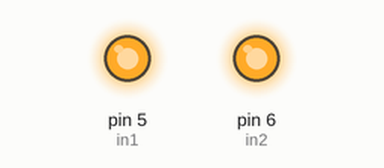
Recording of a sketch running on a simulated Arduino Uno, built with avr-gcc and run on an emulated ATmega328P. Shown: output pins drawn as LEDs (lit = HIGH).

Above: at 5.0 s.
At 15.0 s:
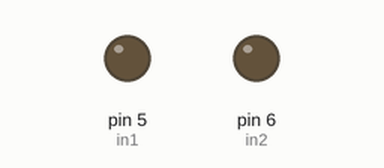
Timing chart, 0 to 26.0 s (numbered marks = the images above):
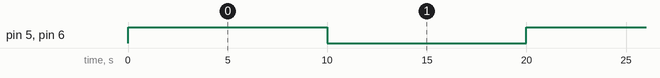

Measured:
- by itself, pin 5 (in1), pin 6 (in2): alternates HIGH for 10.0 s and LOW for 10.0 s

The sketch:

light_Schedules.ino
```cpp
  /*
  Lighting schedules
  Growth stage     Hours of light      Hours of darkness
  Seedling         16-24               8-0
  Clone            18-24               6-0
  Vegetative       18                  6
  Flowering        12                  12

  Watering time

  */
const int in1 = 5; //digital 5 pin
const int in2 = 6; //digital 6 pin

void setup() {
  // put your setup code here, to run once:
  pinMode(in1, OUTPUT);
  digitalWrite(in1, HIGH);
  pinMode(in2, OUTPUT);
  digitalWrite(in2, HIGH);
}

void loop() {
  // put your main code here, to run repeatedly:


  //Test
  //On
  digitalWrite(in1, HIGH);
  digitalWrite(in2, HIGH);
  delay(10000); // 5s
  //Off
  digitalWrite(in1, LOW);
  digitalWrite(in2, LOW);
  delay(10000); // 3s

  /*
  loop to put the light cycles in for watering

  for(int i = 0, i = 7, i++){
    if(i )
    }
    */

  /*
  //SEEDLING
  //On
  digitalWrite(in1, HIGH);
  delay(57600000); // 16hrs
  //Off
  digitalWrite(in1, LOW);
  delay(28800000); // 8hrs
  */

  /*
  //CLONE
  //On
  digitalWrite(in1, HIGH);
  delay(64800000); // 18hrs
  //Off
  digitalWrite(in1, LOW);
  delay(21600000); // 6hrs
  */

  /*
  //VEGETATIVE
  //On
  digitalWrite(in1, HIGH);
  delay(64800000); // 18hrs
  //Off
  digitalWrite(in1, LOW);
  delay(21600000); // 6hrs
  */

  /*
  //FLOWERING
  //On
  digitalWrite(in1, HIGH);
  delay(43200000); // 12hrs
  //Off
  digitalWrite(in1, LOW);
  delay(43200000); // 12hrs
  */
}
```
